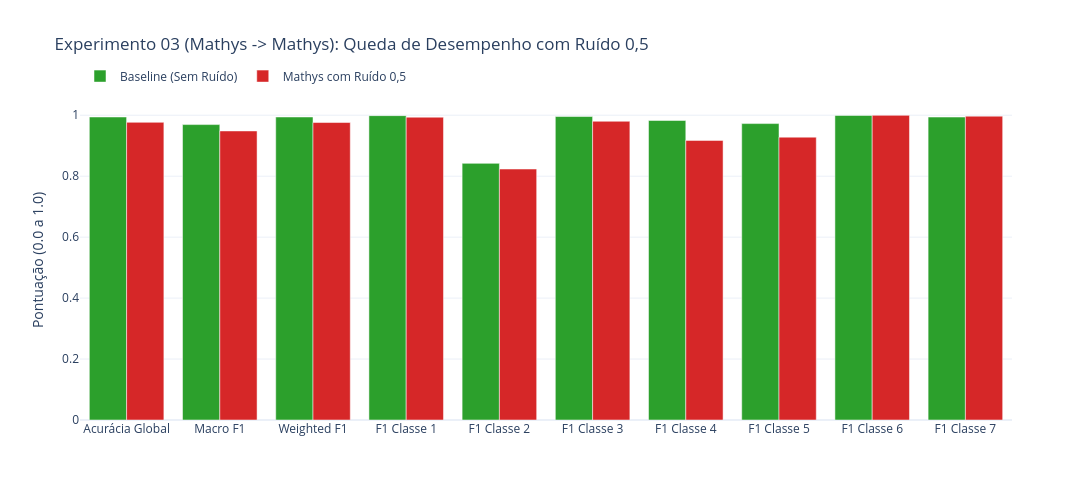

The notebook cell saved with this chart:
### Code cell
# 7. Gráfico 4 — Comparativo de Desempenho (Baseline Limpo vs. Ruído 0,5)
fig_comp = plotar_comparativo(
    relatorio_limpo, relatorio_ruido,
    "Experimento 03 (Mathys -> Mathys): Queda de Desempenho com Ruído 0,5",
    nome_cenario_ruido="Mathys com Ruído 0,5"
)
fig_comp.show()

acc_limpo = relatorio_limpo["accuracy"]
acc_ruido = relatorio_ruido["accuracy"]
macro_limpo = relatorio_limpo["macro avg"]["f1-score"]
macro_ruido = relatorio_ruido["macro avg"]["f1-score"]

print("=" * 60)
print(f"Acurácia Global   : {acc_limpo*100:.2f}% -> {acc_ruido*100:.2f}% (Queda de {(acc_limpo - acc_ruido)*100:+.2f} p.p.)")
print(f"Macro F1-Score    : {macro_limpo*100:.2f}% -> {macro_ruido*100:.2f}% (Queda de {(macro_limpo - macro_ruido)*100:+.2f} p.p.)")
print("=" * 60)

### Figure 1 — Plotly figure (JSON) as saved in the notebook; plotly's stock layout.template omitted (floating-point values rounded to 4 significant figures)
{"data": [{"marker": {"color": "#2ca02c"}, "name": "Baseline (Sem Ruído)", "type": "bar", "x": ["Acurácia Global", "Macro F1", "Weighted F1", "F1 Classe 1", "F1 Classe 2", "F1 Classe 3", "F1 Classe 4", "F1 Classe 5", "F1 Classe 6", "F1 Classe 7"], "y": [0.9943, 0.9693, 0.9943, 0.9987, 0.8421, 0.9958, 0.9828, 0.9726, 0.9993, 0.9941]}, {"marker": {"color": "#d62728"}, "name": "Mathys com Ruído 0,5", "type": "bar", "x": ["Acurácia Global", "Macro F1", "Weighted F1", "F1 Classe 1", "F1 Classe 2", "F1 Classe 3", "F1 Classe 4", "F1 Classe 5", "F1 Classe 6", "F1 Classe 7"], "y": [0.9767, 0.9485, 0.9761, 0.9935, 0.8235, 0.9802, 0.9175, 0.9281, 0.9996, 0.997]}], "layout": {"barmode": "group", "height": 500, "legend": {"orientation": "h", "y": 1.12}, "title": {"text": "Experimento 03 (Mathys -> Mathys): Queda de Desempenho com Ruído 0,5"}, "width": 1100, "yaxis": {"range": [0, 1.05], "title": {"text": "Pontuação (0.0 a 1.0)"}}}}
